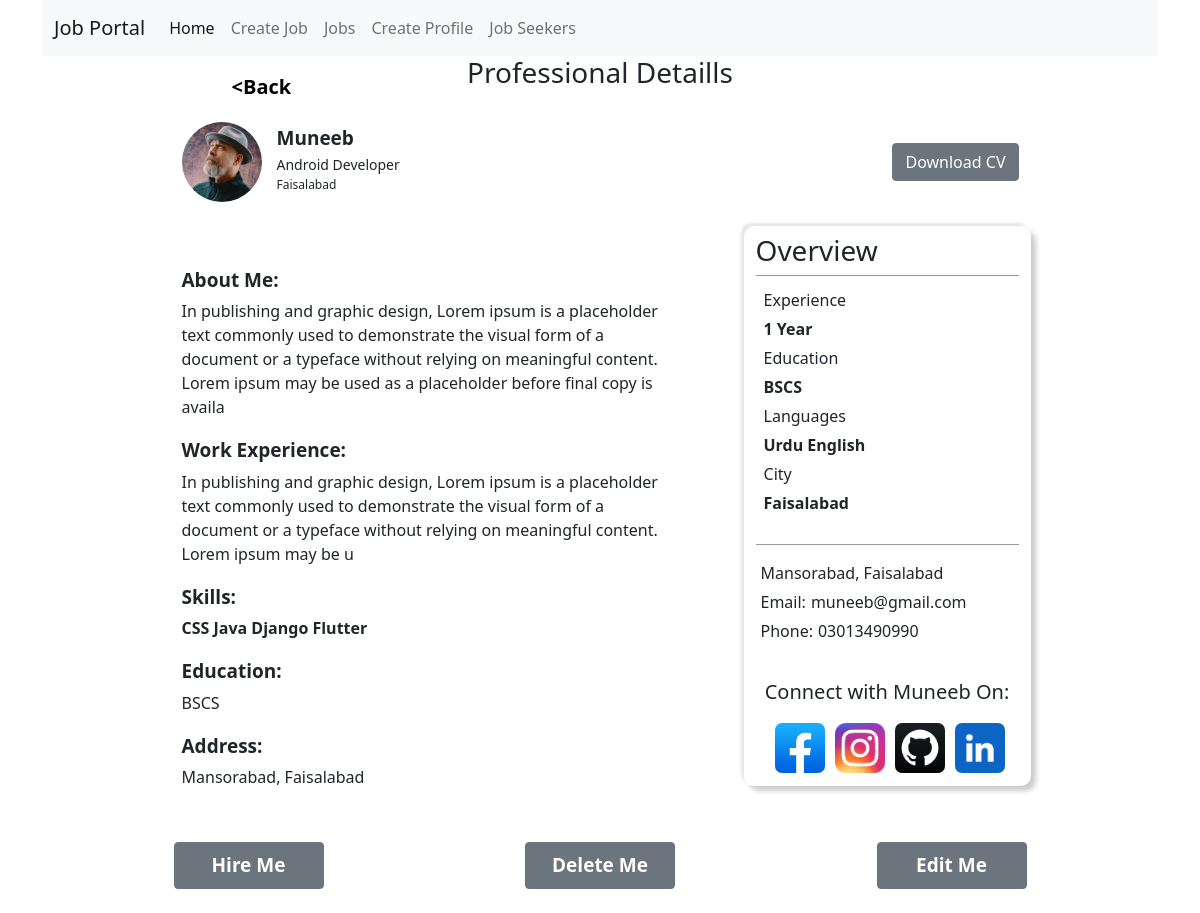
/professionaldetails/muneeb/, run on the app's committed database.
### jobs/models.py (models this page shows)
class CreateEmployeeModel(models.Model):
    Language_Choices=[
        ('Urdu','Urdu'),
        ("English","English"),
        ('German', 'German'),
        ('Punjabi', 'Punjabi'),
        ('Hindi',"Hindi"),
        ('French', 'French')
    ]
    Work_Experience=[
        ("None", "None"),
        ("6 Month", "6 Month"),
        ("1 Year", "1 Year"),
        ("2-3 years", "2-3 Years"),
        ("3-5 Years", "3-5 Years"),
        ("5-7 Years", "5-7 Years"),
        ("7-10 Years", "7-10 Years"),
        ("10-12 Years", "10-12 Years"),
        ("12-15 Years", "12-15 Years"),
        ("15+ Years", "15+ Years"),
    ]
    employeeName=models.CharField(max_length=50, null=False, blank=False, default=None,)
    employeeEmail=models.EmailField( null=False, blank=False, default=None,)
    employeePhone=models.CharField(max_length=11, blank=False, null=False, default=None)
    employeeCity=models.CharField(max_length=25, blank=False, null=False)
    employeeAddress=models.CharField(max_length=200, blank=False, null=False, default=None)
    employeeProfession=models.CharField(max_length=25, blank=True, null=True)
    employeeSkills=models.CharField(max_length=300, blank=False, null=False, default=None)
    employeeEducation=models.CharField(max_length=200, blank=False, null=False, default=None)
    employeeWorkExperience=models.CharField(max_length=200, blank=False, null=False, default=None)
    employeeWorkExperienceYear=models.CharField(choices=Work_Experience,max_length=15, default="None", blank=False, null=False,)
    employeeLanguages=models.CharField( null=False,blank=False,default="Urdu", max_length=60)
    employeeProfessionalSummary=models.CharField(max_length=300, blank=True, null=False, default=None)
    employeeImage=models.ImageField(upload_to='employeeImages/', default=None)
    employeeFacebook=models.CharField(max_length=150, null=False, blank=True)
    employeeInstagram=models.CharField(max_length=150, null=False, blank=True)
    employeeLinkedIn=models.CharField(max_length=150, null=False, blank=True)
    employeeGithub=models.CharField(max_length=150, null=False, blank=True)
    employeeSlug=AutoSlugField(populate_from='employeeName', unique=True, null=True, default=None)

### jobs/createjob_views.py (the view)
# urls.py: path('professionaldetails/<slug>/', createjob_views.ProfessionalDetails, name='profdetail'),
def ProfessionalDetails(request, slug):
    try:
        slug=slug
        professionals=CreateEmployeeModel.objects.get(employeeSlug=slug)
        if(professionals):
            print(professionals)
            return render(request, 'employee/professional_details.html', {'data':professionals})
        else:
            messages.error(request, "Professional details does not exist")
            return redirect('/professionals')
    except:
        messages.error(request, "Internal Server Error.")
        return redirect('/createemployeeprofile')

### jobs/templatetags/filter.py (called while the page is built)
def split(value, arg):
    return value.split(arg)

def replace(value):
    return value.replace("[", "").replace("]","",).replace(",","").replace("'","")

### templates/employee/professional_details.html (shortened to what this page needs)
{% extends '../base.html' %}
{% block content %}
{% load filter %}
    <div class="container d-flex justify-content-center mb-4">
        <div class="col-md-10 col-lg-9" style="position: relative;">
            <div class="back_btn mt-3" style="display: inline; position: absolute;left: 50px;"><a style="text-decoration: none;color: black;font-size: 20px; font-weight: bold;" href="/professionals/">&lt;Back</a></div>
            <h3 class='text-center'>Professional Detaills</h3>
            {% if data %}
            <div class="row" style="display: flex;justify-content: space-between;">
                <div class="first_section_professional col-md-12 my-4" style=" display: flex;justify-content: space-between; align-items: center;">
                    <div class="professional_personal_details_left d-flex   justify-content-start">
                        <div class="professional_personal_image" style="width: 80px; height:    80px; margin-right: 15px;">
                            <img style="width: 100%;height: 100%; border-radius: 50%;" src="/media/{{data.employeeImage}}" alt="">
                        </div>
                        <div class="professional_personal_details_info">
                            <p style="font-size: 19px; padding-top: 2px;margin: 0px;"><b>   {{data.employeeName}}</b></p>
                            <p style="font-size: 14px; padding-top: 2px;margin: 0px;">{{data.employeeProfession}}</p>
                            <p style="font-size: 12px; padding-top: 1px;margin: 0px;">{{data.employeeCity}}</p>
                        </div>
                    </div>
                    <div class="professional_personal_details_right">
                        <button style="font-size: 16px;" class="btn btn-secondary"><a   style="color: white; text-decoration: none;" href="">Download CV</a></button>
                    </div>
                </div>
                <div class="col-md-7 my-4">
                    <p class="my-1 py-1">
                        <p style="font-size: 19px;"><b>About Me:</b></p>
                        {{data.employeeProfessionalSummary}}
                    </p>
                    <p class="my-1 py-1">
                        <p style="font-size: 19px;"><b>Work Experience:</b></p>
                        {{data.employeeWorkExperience}}
                    </p>
                    <p class="my-1 py-1">
                        <p style="font-size: 19px;"><b>Skills:</b></p>
                        <b>{{data.employeeSkills|replace}}</b>
                    </p>
                    <p class="my-1 py-1">
                        <p style="font-size: 19px;"><b>Education:</b></p>
                        {{data.employeeEducation}}
                    </p>
                    <p class="my-1 py-1">
                        <p style="font-size: 19px;"><b>Address:</b></p>
                        {{data.employeeAddress}}
                    </p>
                </div>
                <div class="third_section_professinal col-md-5 col-lg-4 my/-4" style=" border-radius: 10px;box-shadow: 5px 5px 5px rgba(0,0,0,0.2), -3px -3px 3px rgba(0,0,0,0.1); height:100%;">
                    <h3 class="my-2" style=" width: 100%; ">Overview</h3>
                    <div class="p-2" style="border-top: 1px solid rgba(0,0,0,0.4);">
                    <p  class="my-1">
                        <p style="margin-bottom: 5px;">Experience</p><p style="margin-right: 15px;margin-bottom: 5px;"><b>{{data.employeeWorkExperienceYear}}</b></p>
                    </p>
                    <p class="my-1">
                        <p style="margin-bottom: 5px;">Education</p><p style="margin-right: 15px; margin-bottom: 5px;"><b>{{data.employeeEducation}}</b></p>
                    </p>
                    <p class="my-1">
                        <p style="margin-bottom: 5px;">Languages</p><p style="margin-right: 15px; margin-bottom: 5px;">
                            <b>{{data.employeeLanguages|replace}}</b>
                        </p>
                    </p>
                    <p class="my-1">
                        <p style="margin-bottom: 5px;">City</p><p style="margin-right: 15px; margin-bottom: 5px;"><b>{{data.employeeCity}}</b></p>
                    </p>
                    </div>
                    <div class="employee_address mt-3 py-3 mb-3">
                        <p>
                            {{data.employeeAddress}}
                        </p>
                        <p>
                            <p style="padding-right: 5px;display: inline;">Email:</p>{{data.employeeEmail}}
                        </p>
                        <p>
                            <p style="padding-right: 5px;display: inline;">Phone:</p>{{data.employeePhone}}
                        </p>
                    </div>
                    {% if data.employeeFacebook or data.employeeInstagram %}
                    <h5 class="text-center">Connect with {{data.employeeName}} On:</h5>
                    <div class="employee_socailmedia my-3">
                        {% if data.employeeFacebook %}
                            <a  class="social_icons" href="{{data.employeeFacebook}}"><img class="social_img" style="width: 50px; height: 50px; border-radius: 7px; margin: 3px 3px;"  src="/static/img/facebook.jpg" alt=""></a>
                        {%endif%}
                        {% if data.employeeInstagram %}
                            <a class="social_icons" href="{{data.employeeInstagram}}"><img class="social_img" style="width: 50px; height: 50px; border-radius: 7px; margin: 3px 3px;"  src="/static/img/instagram.jpg" alt=""></a>
                        {%endif%}
                        {% if data.employeeGithub %}
                            <a class="social_icons" href="{{data.employeeGithub}}"><img s class="social_img" style="width: 50px; height: 50px; border-radius: 7px; margin: 3px 3px;" src="/static/img/github.png" alt=""></a>
                        {%endif%}
                        {% if data.employeeLinkedIn %}
                            <a class="social_icons" href="{{data.employeeLinkedIn}}"><img class="social_img" style="width: 50px; height: 50px; border-radius: 7px; margin: 3px 3px;"  src="/static/img/linkedin.png" alt=""></a>
                        {%endif%}
                    </div>
                    {%endif%}
                </div>
                <button style="width: 150px; font-size: 19px; font-weight: bold;" class="btn btn-secondary py-2 py-2 mt-4 mx-1">Hire Me</button>
                <button style="width: 150px; font-size: 19px; font-weight: bold;" class="btn btn-secondary py-2 py-2 mt-4 mx-1"><a style="text-decoration: none; color: white;" href="/professionals/delete/{{data.employeeSlug}}">Delete Me</a></button>
                <button style="width: 150px; font-size: 19px; font-weight: bold;" class="btn btn-secondary py-2 py-2 mt-4 mx-1"><a style="text-decoration: none; color: white;" href="/professionals/edit/{{data.employeeSlug}}">Edit Me</a></button>
            </div>
            {% endif %}
        </div>
    </div>
{% endblock  %}

### static/style.css (style rules this page uses)
* { padding: 0px; margin: 0px; box-sizing: border-box; }
*, *::before, *::after { box-sizing: border-box; }
p { margin: 0xp; padding: 0px; }
.employee_address { padding: 10px 5px; border-top: 0.5px solid rgba(0,0,0,0.4); }
p { margin-bottom: 5px; }
.employee_socailmedia { display: flex; justify-content: center; }
.social_icons { text-decoration: none; width: 50px; height: 50px; margin: 0px 5px; }

### data on the page
CreateEmployeeModel: employeeImage (picture), employeeName "Muneeb", employeeProfession "Android Developer", employeeCity "Faisalabad", employeeProfessionalSummary "In publishing and graphic design, Lorem ipsum is a placeholder text commonly used to demonstrate the visual form of a document or a typeface without relying on meaningful content. Lorem ipsum may be used as a placeholder before final copy is availa", employeeWorkExperience "In publishing and graphic design, Lorem ipsum is a placeholder text commonly used to demonstrate the visual form of a document or a typeface without relying on meaningful content. Lorem ipsum may be u", employeeSkills "CSS Java Django Flutter", employeeEducation "BSCS", employeeAddress "Mansorabad, Faisalabad", employeeWorkExperienceYear "1 Year", employeeLanguages "Urdu English", employeeEmail "muneeb@gmail.com", employeePhone "03013490990"
